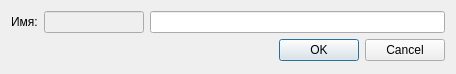
<?xml version="1.0" encoding="UTF-8"?>
<ui version="4.0">
 <class>DialogContainerName</class>
 <widget class="QDialog" name="DialogContainerName">
  <property name="geometry">
   <rect>
    <x>0</x>
    <y>0</y>
    <width>456</width>
    <height>74</height>
   </rect>
  </property>
  <property name="windowTitle">
   <string>Dialog</string>
  </property>
  <property name="windowIcon">
   <iconset resource="certmaster.qrc">
    <normaloff>:/img/key.svg</normaloff>:/img/key.svg</iconset>
  </property>
  <layout class="QGridLayout" name="gridLayout_2">
   <item row="0" column="0">
    <layout class="QGridLayout" name="gridLayout">
     <item row="0" column="0">
      <widget class="QLabel" name="label">
       <property name="text">
        <string>Имя:</string>
       </property>
      </widget>
     </item>
     <item row="0" column="1">
      <widget class="QLineEdit" name="lineKeyName">
       <property name="enabled">
        <bool>false</bool>
       </property>
       <property name="minimumSize">
        <size>
         <width>100</width>
         <height>0</height>
        </size>
       </property>
       <property name="maximumSize">
        <size>
         <width>100</width>
         <height>16777215</height>
        </size>
       </property>
      </widget>
     </item>
     <item row="0" column="2">
      <widget class="QLineEdit" name="lineContainerName"/>
     </item>
    </layout>
   </item>
   <item row="1" column="0">
    <widget class="QDialogButtonBox" name="buttonBox">
     <property name="orientation">
      <enum>Qt::Horizontal</enum>
     </property>
     <property name="standardButtons">
      <set>QDialogButtonBox::Cancel|QDialogButtonBox::Ok</set>
     </property>
    </widget>
   </item>
  </layout>
 </widget>
 <resources>
  <include location="certmaster.qrc"/>
 </resources>
 <connections>
  <connection>
   <sender>buttonBox</sender>
   <signal>accepted()</signal>
   <receiver>DialogContainerName</receiver>
   <slot>accept()</slot>
   <hints>
    <hint type="sourcelabel">
     <x>248</x>
     <y>254</y>
    </hint>
    <hint type="destinationlabel">
     <x>157</x>
     <y>274</y>
    </hint>
   </hints>
  </connection>
  <connection>
   <sender>buttonBox</sender>
   <signal>rejected()</signal>
   <receiver>DialogContainerName</receiver>
   <slot>reject()</slot>
   <hints>
    <hint type="sourcelabel">
     <x>316</x>
     <y>260</y>
    </hint>
    <hint type="destinationlabel">
     <x>286</x>
     <y>274</y>
    </hint>
   </hints>
  </connection>
 </connections>
</ui>
